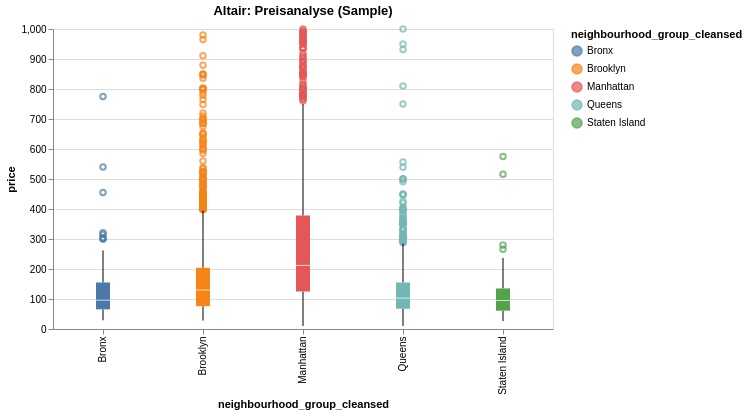

Notebook code for this chart:
### Markdown cell above
#### 4. Altair (Die Logische - Deklarativ)

Fokus: Die klare Struktur (Data -> Mark -> Encode).

Problem: Der Datensatz ist mit über 21.000 Zeilen zu groß für die Standardeinstellungen von Altair. Die Grenze liegt standardmäßig bei 5.000 Zeilen.

Die Lösung: Für einen reinen Visualisierungs-Test reichen oft auch weniger Datenpunkte, um das Design zu beurteilen.

### Code cell
alt.Chart(df_test.sample(5000)).mark_boxplot().encode(
    x='neighbourhood_group_cleansed:N',
    y='price:Q',
    color='neighbourhood_group_cleansed:N'
).properties(width=500, title='Altair: Preisanalyse (Sample)').interactive()

### Figure 1 — Vega-Lite specification as saved in the notebook (floating-point values rounded to 4 significant figures; data arrays with more than 128 entries replaced by an {"elided": "..."} marker saying what was removed)
{"config": {"view": {"continuousWidth": 300, "continuousHeight": 300}}, "data": {"name": "data-9a348f50b68e393be276373d2d6aa62c"}, "mark": {"type": "boxplot"}, "encoding": {"color": {"field": "neighbourhood_group_cleansed", "type": "nominal"}, "x": {"field": "neighbourhood_group_cleansed", "type": "nominal"}, "y": {"field": "price", "type": "quantitative"}}, "params": [{"name": "param_1e9efca18e7a2868", "select": {"type": "interval", "encodings": ["x", "y"]}, "bind": "scales"}], "title": "Altair: Preisanalyse (Sample)", "width": 500, "$schema": "https://vega.github.io/schema/vega-lite/v6.1.0.json", "datasets": {"data-9a348f50b68e393be276373d2d6aa62c": {"elided": "5000 records"}}}
